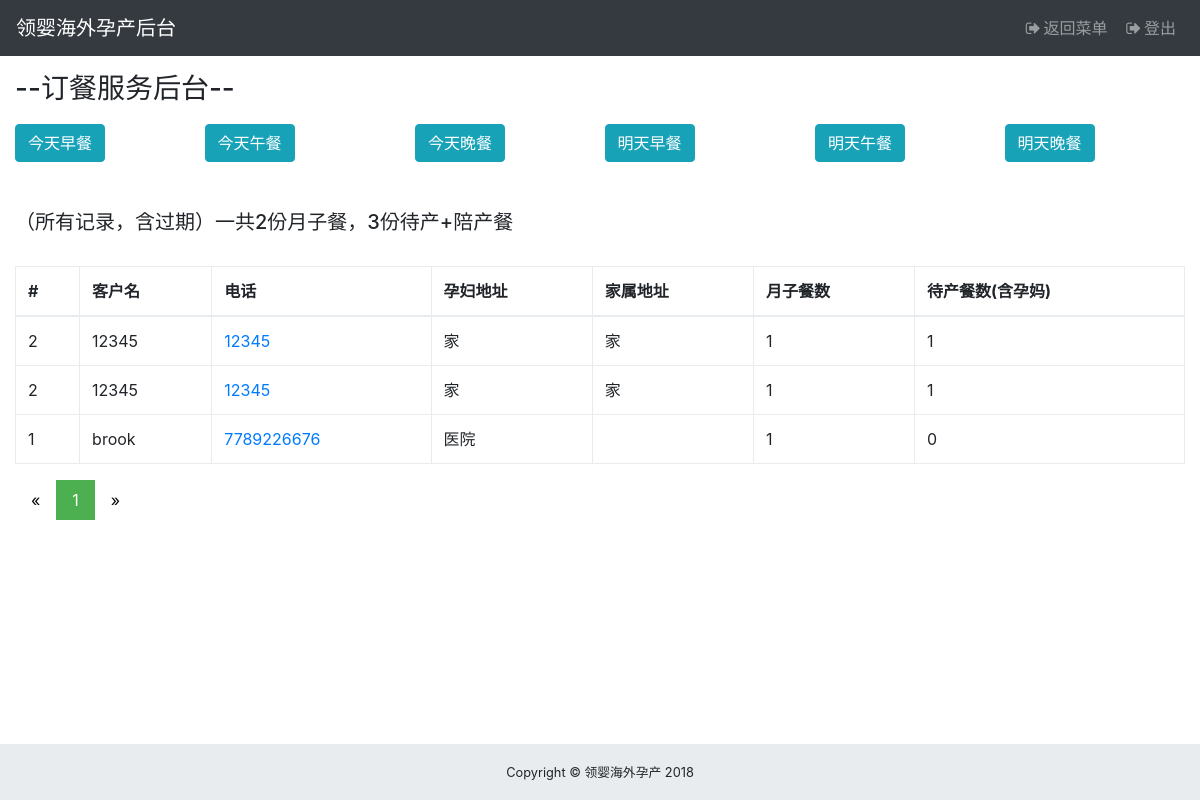
Screenshot of /admin/admin_food.php?pageType=summary (signed in) with the database file from the repository.
### tables this page shows
CREATE TABLE `users` (
  `uid` int(5) NOT NULL,
  `username` varchar(10) NOT NULL,
  `phone` bigint(50) NOT NULL,
  `email` varchar(50) NOT NULL,
  `password` varchar(100) NOT NULL,
  `weChat` varchar(50) NOT NULL,
  `timeDeliver` varchar(50) NOT NULL,
  `create_time` date NOT NULL,
  `role` varchar(10) DEFAULT NULL,
  `salt` varchar(6) NOT NULL,
  `address` varchar(100) DEFAULT NULL,
  `flight` int(5) DEFAULT '1',
  `special_medical` int(2) DEFAULT '0',
  `pickup` int(5) DEFAULT NULL,
  `pickupTotal` int(20) DEFAULT NULL,
  `medicals` int(5) DEFAULT NULL,
  `medicalsTotal` int(20) DEFAULT NULL,
  `isActive` int(2) DEFAULT NULL
);

CREATE TABLE `food_service` (
  `sid` int(10) NOT NULL,
  `user` varchar(10) NOT NULL,
  `serviceToken` varchar(10) NOT NULL,
  `serviceType` varchar(5) NOT NULL,
  `startDate` date NOT NULL,
  `startTime` varchar(5) NOT NULL,
  `endDate` date NOT NULL,
  `endTime` varchar(5) NOT NULL,
  `num_ppl` int(3) DEFAULT NULL,
  `address` varchar(5) DEFAULT NULL,
  `createdAt` datetime NOT NULL,
  `display` int(10) NOT NULL DEFAULT '1',
  `finish` int(2) DEFAULT NULL
);

### admin/model/admin.food.php (the view, shortened to what this page needs)
<?php if(!defined('In_System')) exit("Access Denied");
Class Food{
    public $time = "";
    public function foodSummaryListing(){
        $query1="SELECT users.uid,users.username,users.phone,food_service.serviceType,food_service.num_ppl,food_service.address FROM food_service INNER JOIN users ON users.salt=food_service.user ORDER BY food_service.sid DESC";
        $query2="SELECT users.uid,food_service.serviceType,food_service.address,food_service.num_ppl FROM food_service INNER JOIN users ON users.salt=food_service.user";
        $this->time = "（所有记录，含过期）";
        $type1Pregnant = "select count(*) from food_service WHERE (food_service.serviceType='宝妈月子餐') OR (food_service.serviceType='宝妈月子餐')";
        $type2Pregnant = "select count(*) from food_service WHERE (food_service.serviceType='宝妈待产餐') OR (food_service.serviceType='宝妈月子餐')";
        $type2Family = "select sum(num_ppl) from food_service WHERE food_service.serviceType='待产餐'";
        $totalQuerys = [$type1Pregnant, $type2Pregnant, $type2Family];
        $this->showResult($query1,$query2, $totalQuerys);
    }
    public function showResult($query1,$query2,$totalQuery) {
        $tableString ="<br/>
        <div class=\"table-responsive\">
        <table class=\"table table-bordered\">
        <thead>
        <tr>
            <th>#</th>
            <th>客户名</th>
            <th>电话</th>
            <th>孕妇地址</th>
            <th>家属地址</th>
            <th>月子餐数</th>
            <th>待产餐数(含孕妈)</th>
        </tr>
        </thead>
        <tbody>
        ";
        global $mysqli;
        $limit      = ( isset( $_GET['limit'] ) ) ? $_GET['limit'] : 10;
        $page       = ( isset( $_GET['page'] ) ) ? $_GET['page'] : 1;
        $links      = ( isset( $_GET['links'] ) ) ? $_GET['links'] : 3;
        $Paginator  = new Paginator( $mysqli, $query1 );
        $result    = $Paginator->getData( $limit, $page);
        $rs0 = $mysqli->query( $totalQuery[0] )->fetch_assoc();
        $rs1 = $mysqli->query( $totalQuery[1] )->fetch_assoc();
        $rs2 = $mysqli->query( $totalQuery[2] )->fetch_assoc();
        $type1Total=$rs0['count(*)'];
        $type2Total=$rs1['count(*)'] + $rs2['sum(num_ppl)'];
        if(sizeof($result->data) > 0){
            foreach($result->data as $Summary){
                $type1 = 0;
                $type2 = 0;
                $address1 = "";
                $address2 = "";
                $result2 = mysqli_fetch_all($mysqli->query($query2), MYSQLI_ASSOC);
                foreach($result2 as $history){
                   if ($history["uid"] == $Summary["uid"]) {
                        if ($history['serviceType'] == "宝妈月子餐"){
                            $type1 ++;
                            $address1 = $history["address"];
                        } elseif ($history['serviceType'] == "宝妈待产餐") {
                            $type2 ++;
                            $address1 = $history["address"];
                        } elseif ($history['serviceType'] == "待产餐") {
                            $type2 += $history['num_ppl'];
                            $address2 = $history["address"];
                        }
                   }
                }
                $row = "
                    <tr>
                        <td>".$Summary['uid']."</td>
                        <td>".$Summary['username']."</td>
                        <td><a href=\"tel:".$Summary['phone']."\">".$Summary['phone']."</a></td>
                        <td>".$address1."</td>
                        <td>".$address2."</td>
                        <td>".$type1."</td>
                        <td>".$type2."</td>
                    </tr>
            ";
            $tableString=$tableString.$row;
            }
            $tableString=$tableString.
            "</tbody>
            </table>
            </div>";
             echo sprintf( "<br/><h5>%s一共%d份月子餐，%d份待产+陪产餐</h5>",$this->time, $type1Total,$type2Total);
		}else{
            $tableString=$tableString."</table></div>";
        }
        echo $tableString;
        $pageType = $_GET['pageType'];
        if (!isset($pageType)) {
            printf("undefined pageType");
            exit();
        }
        else{
            echo $Paginator->createLinks( $pageType,$links, 'pagination pagination-sm' );
        }
    }
}?>

### css/sb-admin.css (style rules this page uses)
html { position: relative; min-height: 100%; }
body { overflow-x: hidden; }

### rows the page displays
users: uid "2 2", username "12345 12345", phone "12345 12345"
food_service: address "家 家"
food_service: address "家 家"
users: uid "1", username "brook", phone "7789226676"
food_service: address "医院"

### other values shown
$this->time "（所有记录，含过期）"
$type1Total "2"
$type2Total "3"
$type1 "1 1 1"
$type2 "1 1 0"
